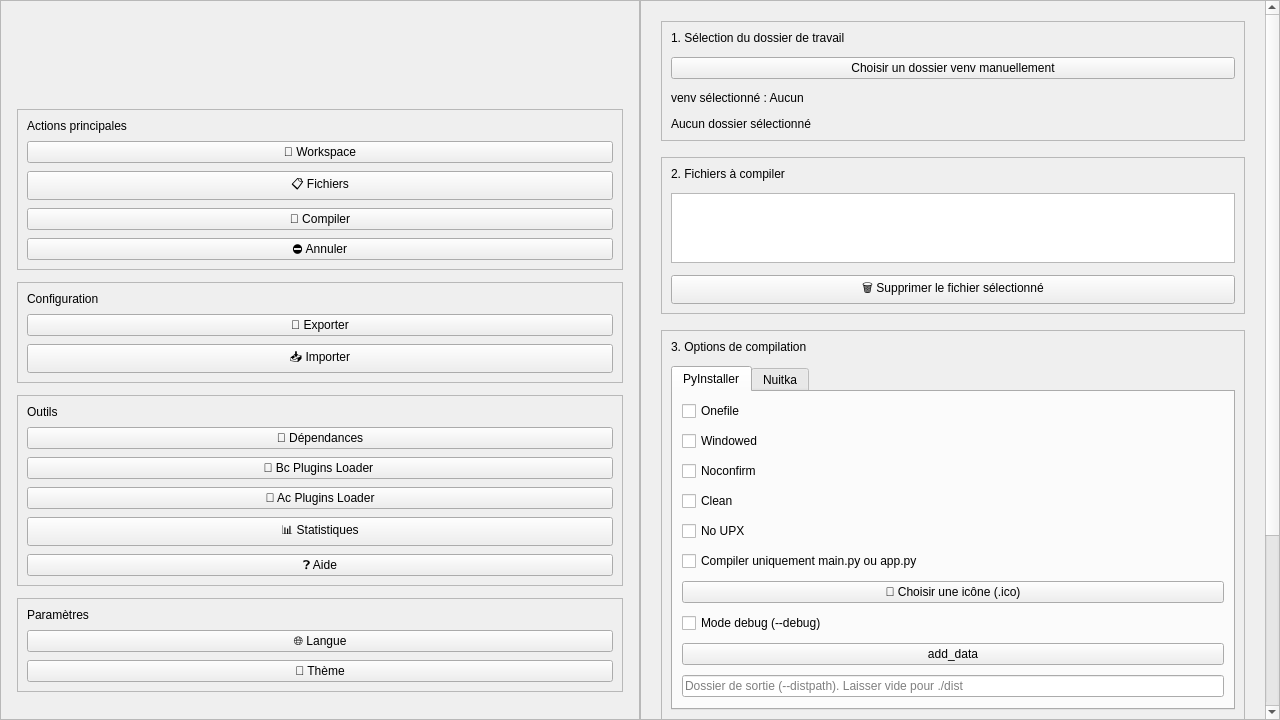
<?xml version="1.0" encoding="UTF-8"?>
<ui version="4.0">
 <class>PyInstallerGUI</class>
 <widget class="QWidget" name="PyInstallerGUI">
  <property name="geometry">
   <rect>
    <x>0</x>
    <y>0</y>
    <width>1280</width>
    <height>720</height>
   </rect>
  </property>
  <layout class="QHBoxLayout" name="mainLayout">
   <property name="spacing">
    <number>0</number>
   </property>
   <property name="leftMargin">
    <number>0</number>
   </property>
   <property name="topMargin">
    <number>0</number>
   </property>
   <property name="rightMargin">
    <number>0</number>
   </property>
   <property name="bottomMargin">
    <number>0</number>
   </property>
   <item>
    <widget class="QScrollArea" name="sidebarScrollArea">
     <property name="widgetResizable">
      <bool>true</bool>
     </property>
     <property name="maximumWidth">
      <number>320</number>
     </property>
     <property name="minimumWidth">
      <number>280</number>
     </property>
     <widget class="QFrame" name="sidebar">
      <property name="geometry">
       <rect>
        <x>0</x>
        <y>0</y>
        <width>320</width>
        <height>700</height>
       </rect>
      </property>
      <property name="frameShape">
       <enum>QFrame::Shape::NoFrame</enum>
      </property>
      <layout class="QVBoxLayout" name="sidebarLayout">
       <property name="spacing">
        <number>12</number>
       </property>
       <property name="leftMargin">
        <number>16</number>
       </property>
       <property name="topMargin">
        <number>16</number>
       </property>
       <property name="rightMargin">
        <number>16</number>
       </property>
       <property name="bottomMargin">
        <number>16</number>
       </property>
       <item>
        <widget class="QLabel" name="sidebar_logo">
         <property name="minimumSize">
          <size>
           <width>80</width>
           <height>80</height>
          </size>
         </property>
         <property name="maximumSize">
          <size>
           <width>200</width>
           <height>200</height>
          </size>
         </property>
         <property name="alignment">
          <set>Qt::AlignmentFlag::AlignCenter</set>
         </property>
        </widget>
       </item>
       <item>
        <widget class="QFrame" name="frame_main_actions">
         <property name="frameShape">
          <enum>QFrame::Shape::StyledPanel</enum>
         </property>
         <layout class="QVBoxLayout" name="layout_main_actions">
          <property name="spacing">
           <number>8</number>
          </property>
          <item>
           <widget class="QLabel" name="label_main_actions">
            <property name="text">
             <string>Actions principales</string>
            </property>
           </widget>
          </item>
          <item>
           <widget class="QPushButton" name="btn_select_folder">
            <property name="text">
             <string>📁 Workspace</string>
            </property>
            <property name="toolTip">
             <string>Sélectionner le dossier de travail</string>
            </property>
           </widget>
          </item>
          <item>
           <widget class="QPushButton" name="btn_select_files">
            <property name="text">
             <string>📋 Fichiers</string>
            </property>
            <property name="toolTip">
             <string>Ajouter des fichiers à compiler</string>
            </property>
           </widget>
          </item>
          <item>
           <widget class="QPushButton" name="btn_build_all">
            <property name="text">
             <string>🚀 Compiler</string>
            </property>
            <property name="toolTip">
             <string>Lancer la compilation</string>
            </property>
           </widget>
          </item>
          <item>
           <widget class="QPushButton" name="btn_cancel_all">
            <property name="text">
             <string>⛔ Annuler</string>
            </property>
            <property name="toolTip">
             <string>Annuler la compilation en cours</string>
            </property>
           </widget>
          </item>
         </layout>
        </widget>
       </item>
       <item>
        <widget class="QFrame" name="frame_config_actions">
         <property name="frameShape">
          <enum>QFrame::Shape::StyledPanel</enum>
         </property>
         <layout class="QVBoxLayout" name="layout_config_actions">
          <property name="spacing">
           <number>8</number>
          </property>
          <item>
           <widget class="QLabel" name="label_config_actions">
            <property name="text">
             <string>Configuration</string>
            </property>
           </widget>
          </item>
          <item>
           <widget class="QPushButton" name="btn_export_config">
            <property name="text">
             <string>💾 Exporter</string>
            </property>
            <property name="toolTip">
             <string>Exporter la configuration actuelle</string>
            </property>
           </widget>
          </item>
          <item>
           <widget class="QPushButton" name="btn_import_config">
            <property name="text">
             <string>📥 Importer</string>
            </property>
            <property name="toolTip">
             <string>Importer une configuration</string>
            </property>
           </widget>
          </item>
         </layout>
        </widget>
       </item>
       <item>
        <widget class="QFrame" name="frame_tools">
         <property name="frameShape">
          <enum>QFrame::Shape::StyledPanel</enum>
         </property>
         <layout class="QVBoxLayout" name="layout_tools">
          <property name="spacing">
           <number>8</number>
          </property>
          <item>
           <widget class="QLabel" name="label_tools">
            <property name="text">
             <string>Outils</string>
            </property>
           </widget>
          </item>
          <item>
           <widget class="QPushButton" name="btn_suggest_deps">
            <property name="text">
             <string>🔎 Dépendances</string>
            </property>
            <property name="toolTip">
             <string>Analyser les dépendances du projet</string>
            </property>
           </widget>
          </item>
          <item>
           <widget class="QPushButton" name="btn_api_loader">
            <property name="text">
             <string>🧩 Bc Plugins Loader </string>
            </property>
            <property name="toolTip">
             <string>Charger BCASL Loader</string>
            </property>
           </widget>
          </item>
          <item>
           <widget class="QPushButton" name="btn_acasl_loader">
            <property name="text">
             <string>🧩 Ac Plugins Loader</string>
            </property>
            <property name="toolTip">
             <string>Charger ACASL Loader</string>
            </property>
           </widget>
          </item>
          <item>
           <widget class="QPushButton" name="btn_show_stats">
            <property name="text">
             <string>📊 Statistiques</string>
            </property>
            <property name="toolTip">
             <string>Afficher les statistiques de compilation</string>
            </property>
           </widget>
          </item>
          <item>
           <widget class="QPushButton" name="btn_help">
            <property name="text">
             <string>❓ Aide</string>
            </property>
            <property name="toolTip">
             <string>Afficher l'aide</string>
            </property>
           </widget>
          </item>
         </layout>
        </widget>
       </item>
       <item>
        <widget class="QFrame" name="frame_settings">
         <property name="frameShape">
          <enum>QFrame::Shape::StyledPanel</enum>
         </property>
         <layout class="QVBoxLayout" name="layout_settings">
          <property name="spacing">
           <number>8</number>
          </property>
          <item>
           <widget class="QLabel" name="label_settings">
            <property name="text">
             <string>Paramètres</string>
            </property>
           </widget>
          </item>
          <item>
           <widget class="QPushButton" name="select_lang">
            <property name="text">
             <string>🌐 Langue</string>
            </property>
            <property name="toolTip">
             <string>Choisir la langue de l'interface</string>
            </property>
           </widget>
          </item>
          <item>
           <widget class="QPushButton" name="select_theme">
            <property name="text">
             <string>🎨 Thème</string>
            </property>
            <property name="toolTip">
             <string>Choisir le thème de l'interface</string>
            </property>
           </widget>
          </item>
         </layout>
        </widget>
       </item>
       <item>
        <spacer name="sidebarSpacer">
         <property name="orientation">
          <enum>Qt::Orientation::Vertical</enum>
         </property>
         <property name="sizeHint" stdset="0">
          <size>
           <width>20</width>
           <height>40</height>
          </size>
         </property>
        </spacer>
       </item>
      </layout>
     </widget>
    </widget>
   </item>
   <item>
    <widget class="QScrollArea" name="dashboardScrollArea">
     <property name="widgetResizable">
      <bool>true</bool>
     </property>
     <widget class="QWidget" name="contentArea">
      <property name="geometry">
       <rect>
        <x>0</x>
        <y>0</y>
        <width>940</width>
        <height>700</height>
       </rect>
      </property>
      <layout class="QVBoxLayout" name="contentLayout">
       <property name="spacing">
        <number>16</number>
       </property>
       <property name="leftMargin">
        <number>20</number>
       </property>
       <property name="topMargin">
        <number>20</number>
       </property>
       <property name="rightMargin">
        <number>20</number>
       </property>
       <property name="bottomMargin">
        <number>20</number>
       </property>
       <item>
        <widget class="QFrame" name="frame_workspace">
         <property name="frameShape">
          <enum>QFrame::Shape::StyledPanel</enum>
         </property>
         <layout class="QVBoxLayout" name="layout_workspace">
          <property name="spacing">
           <number>12</number>
          </property>
          <item>
           <widget class="QLabel" name="label_workspace_section">
            <property name="text">
             <string>1. Sélection du dossier de travail</string>
            </property>
           </widget>
          </item>
          <item>
           <widget class="QPushButton" name="venv_button">
            <property name="text">
             <string>Choisir un dossier venv manuellement</string>
            </property>
           </widget>
          </item>
          <item>
           <widget class="QLabel" name="venv_label">
            <property name="text">
             <string>venv sélectionné : Aucun</string>
            </property>
           </widget>
          </item>
          <item>
           <widget class="QLabel" name="label_folder">
            <property name="text">
             <string>Aucun dossier sélectionné</string>
            </property>
           </widget>
          </item>
         </layout>
        </widget>
       </item>
       <item>
        <widget class="QFrame" name="frame_files">
         <property name="frameShape">
          <enum>QFrame::Shape::StyledPanel</enum>
         </property>
         <layout class="QVBoxLayout" name="layout_files">
          <property name="spacing">
           <number>12</number>
          </property>
          <item>
           <widget class="QLabel" name="label_files_section">
            <property name="text">
             <string>2. Fichiers à compiler</string>
            </property>
           </widget>
          </item>
          <item>
           <widget class="QListWidget" name="file_list">
            <property name="minimumHeight">
             <number>150</number>
            </property>
           </widget>
          </item>
          <item>
           <widget class="QPushButton" name="btn_remove_file">
            <property name="text">
             <string>🗑️ Supprimer le fichier sélectionné</string>
            </property>
           </widget>
          </item>
         </layout>
        </widget>
       </item>
       <item>
        <widget class="QFrame" name="frame_options">
         <property name="frameShape">
          <enum>QFrame::Shape::StyledPanel</enum>
         </property>
         <layout class="QVBoxLayout" name="layout_options">
          <property name="spacing">
           <number>12</number>
          </property>
          <item>
           <widget class="QLabel" name="label_options_section">
            <property name="text">
             <string>3. Options de compilation</string>
            </property>
           </widget>
          </item>
          <item>
           <widget class="QTabWidget" name="compiler_tabs">
            <property name="currentIndex">
             <number>0</number>
            </property>
            <widget class="QWidget" name="tab_pyinstaller">
             <attribute name="title">
              <string>PyInstaller</string>
             </attribute>
             <layout class="QVBoxLayout" name="pyinstaller_options_layout">
              <property name="spacing">
               <number>10</number>
              </property>
              <item>
               <widget class="QCheckBox" name="opt_onefile">
                <property name="text">
                 <string>Onefile</string>
                </property>
               </widget>
              </item>
              <item>
               <widget class="QCheckBox" name="opt_windowed">
                <property name="text">
                 <string>Windowed</string>
                </property>
               </widget>
              </item>
              <item>
               <widget class="QCheckBox" name="opt_noconfirm">
                <property name="text">
                 <string>Noconfirm</string>
                </property>
               </widget>
              </item>
              <item>
               <widget class="QCheckBox" name="opt_clean">
                <property name="text">
                 <string>Clean</string>
                </property>
               </widget>
              </item>
              <item>
               <widget class="QCheckBox" name="opt_noupx">
                <property name="text">
                 <string>No UPX</string>
                </property>
               </widget>
              </item>
              <item>
               <widget class="QCheckBox" name="opt_main_only">
                <property name="text">
                 <string>Compiler uniquement main.py ou app.py</string>
                </property>
               </widget>
              </item>
              <item>
               <widget class="QPushButton" name="btn_select_icon">
                <property name="text">
                 <string>🎨 Choisir une icône (.ico)</string>
                </property>
               </widget>
              </item>
              <item>
               <widget class="QCheckBox" name="opt_debug">
                <property name="text">
                 <string>Mode debug (--debug)</string>
                </property>
               </widget>
              </item>
              <item>
               <widget class="QPushButton" name="pyinstaller_add_data">
                <property name="text">
                 <string>add_data</string>
                </property>
               </widget>
              </item>
              <item>
               <layout class="QHBoxLayout" name="outputDirLayout">
                <item>
                 <widget class="QLineEdit" name="output_dir_input">
                  <property name="placeholderText">
                   <string>Dossier de sortie (--distpath). Laisser vide pour ./dist</string>
                  </property>
                 </widget>
                </item>
               </layout>
              </item>
             </layout>
            </widget>
            <widget class="QWidget" name="tab_nuitka">
             <attribute name="title">
              <string>Nuitka</string>
             </attribute>
             <layout class="QVBoxLayout" name="nuitka_options_layout">
              <property name="spacing">
               <number>10</number>
              </property>
              <item>
               <widget class="QCheckBox" name="nuitka_onefile">
                <property name="text">
                 <string>Onefile (--onefile)</string>
                </property>
               </widget>
              </item>
              <item>
               <widget class="QCheckBox" name="nuitka_standalone">
                <property name="text">
                 <string>Standalone (--standalone)</string>
                </property>
               </widget>
              </item>
              <item>
               <widget class="QCheckBox" name="nuitka_disable_console">
                <property name="text">
                 <string>Désactiver la console Windows (--windows-disable-console)</string>
                </property>
               </widget>
              </item>
              <item>
               <widget class="QCheckBox" name="nuitka_show_progress">
                <property name="text">
                 <string>Afficher la progression (--show-progress)</string>
                </property>
               </widget>
              </item>
              <item>
               <widget class="QPushButton" name="nuitka_add_data">
                <property name="text">
                 <string>add_data</string>
                </property>
               </widget>
              </item>
              <item>
               <widget class="QLineEdit" name="nuitka_output_dir">
                <property name="placeholderText">
                 <string>Dossier de sortie (--output-dir)</string>
                </property>
               </widget>
              </item>
              <item>
               <widget class="QPushButton" name="btn_nuitka_icon">
                <property name="text">
                 <string>🎨 Choisir une icône (.ico) Nuitka</string>
                </property>
               </widget>
              </item>
             </layout>
            </widget>
           </widget>
          </item>
         </layout>
        </widget>
       </item>
       <item>
        <widget class="QFrame" name="frame_logs">
         <property name="frameShape">
          <enum>QFrame::Shape::StyledPanel</enum>
         </property>
         <layout class="QVBoxLayout" name="layout_logs">
          <property name="spacing">
           <number>12</number>
          </property>
          <item>
           <widget class="QLabel" name="label_logs_section">
            <property name="text">
             <string>4. Logs de compilation</string>
            </property>
           </widget>
          </item>
          <item>
           <widget class="QTextEdit" name="log">
            <property name="minimumHeight">
             <number>200</number>
            </property>
           </widget>
          </item>
         </layout>
        </widget>
       </item>
       <item>
        <widget class="QFrame" name="frame_progress">
         <property name="frameShape">
          <enum>QFrame::Shape::StyledPanel</enum>
         </property>
         <layout class="QVBoxLayout" name="layout_progress">
          <property name="spacing">
           <number>8</number>
          </property>
          <item>
           <widget class="QLabel" name="label_progress">
            <property name="text">
             <string>Progression</string>
            </property>
           </widget>
          </item>
          <item>
           <widget class="QProgressBar" name="progress">
            <property name="value">
             <number>0</number>
            </property>
            <property name="textVisible">
             <bool>true</bool>
            </property>
            <property name="minimumHeight">
             <number>24</number>
            </property>
           </widget>
          </item>
         </layout>
        </widget>
       </item>
      </layout>
     </widget>
    </widget>
   </item>
  </layout>
 </widget>
 <resources/>
 <connections/>
</ui>
